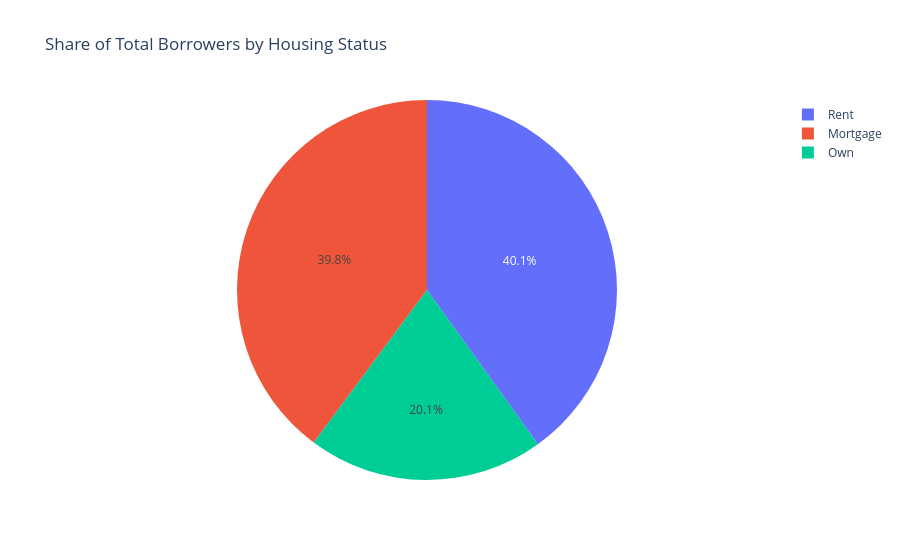

The notebook cell this image was saved under:
### Markdown cell above
The pie chart shows the distribution of total defaults across employment categories. Employed individuals account for the majority of defaults, representing approximately 66.4 percent of all default cases. Self-employed borrowers contribute 23.7 percent, while unemployed applicants make up 9.9 percent of total defaults. These proportions likely reflect the overall composition of the applicant pool, where employed individuals are the dominant group. However, the chart does not account for default rates within each category. To gain a more accurate understanding of credit risk by employment status, this visualization should be complemented by default rate analysis, which considers the number of defaults relative to the size of each employment group.

### Code cell
cat_col = 'housing_status'
total_counts = df[cat_col].value_counts().reset_index()
total_counts.columns = [cat_col, 'count']

pie_total = px.pie(
    total_counts,
    names=cat_col,
    values='count',
    title=f'Share of Total Borrowers by {cat_col.replace("_", " ").title()}'
)
pie_total.show()

### Figure 1 — Plotly figure (JSON) as saved in the notebook; plotly's stock layout.template omitted (floating-point values rounded to 4 significant figures)
{"data": [{"domain": {"x": [0, 1], "y": [0, 1]}, "hovertemplate": "housing_status=%{label}<br>count=%{value}<extra></extra>", "labels": ["Rent", "Mortgage", "Own"], "legendgroup": "", "name": "", "showlegend": true, "type": "pie", "values": [20014, 19888, 10031]}], "layout": {"autosize": true, "legend": {"tracegroupgap": 0}, "title": {"text": "Share of Total Borrowers by Housing Status"}}}
